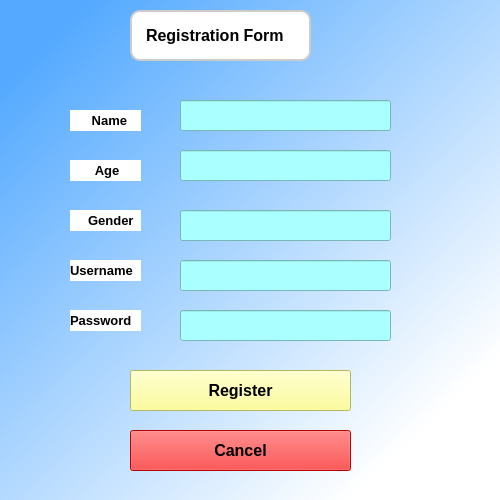
<?xml version="1.0" encoding="UTF-8"?>
<ui version="4.0">
 <class>Form</class>
 <widget class="QWidget" name="Form">
  <property name="geometry">
   <rect>
    <x>0</x>
    <y>0</y>
    <width>500</width>
    <height>500</height>
   </rect>
  </property>
  <property name="windowTitle">
   <string>Form</string>
  </property>
  <property name="styleSheet">
   <string notr="true">background-color:qlineargradient(spread:pad, x1:0.0903955, y1:0.091, x2:0.831, y2:0.875, stop:0 rgba(85, 170, 255, 255), stop:1 rgba(255, 255, 255, 255))</string>
  </property>
  <widget class="QLabel" name="label">
   <property name="geometry">
    <rect>
     <x>130</x>
     <y>10</y>
     <width>181</width>
     <height>51</height>
    </rect>
   </property>
   <property name="font">
    <font>
     <pointsize>12</pointsize>
     <weight>75</weight>
     <bold>true</bold>
    </font>
   </property>
   <property name="styleSheet">
    <string notr="true">border: 2px solid #ccc; /* Add your desired border style */
background-color: rgb(85, 255, 255);
background-color: rgb(170, 255, 255);
      border-radius: 10px;   /* Adjust the radius to control the curvature */
      padding: 10px;
      width: 200px;   background-color: rgb(255, 255, 255);</string>
   </property>
   <property name="text">
    <string>Registration Form</string>
   </property>
  </widget>
  <widget class="QLabel" name="label_3">
   <property name="geometry">
    <rect>
     <x>70</x>
     <y>260</y>
     <width>71</width>
     <height>21</height>
    </rect>
   </property>
   <property name="font">
    <font>
     <pointsize>10</pointsize>
     <weight>75</weight>
     <bold>true</bold>
    </font>
   </property>
   <property name="styleSheet">
    <string notr="true">background-color: rgb(255, 255, 255);</string>
   </property>
   <property name="text">
    <string>Username</string>
   </property>
  </widget>
  <widget class="QLineEdit" name="lineEdit">
   <property name="geometry">
    <rect>
     <x>180</x>
     <y>100</y>
     <width>211</width>
     <height>31</height>
    </rect>
   </property>
   <property name="styleSheet">
    <string notr="true">background-color: rgb(170, 255, 255);</string>
   </property>
  </widget>
  <widget class="QLabel" name="label_4">
   <property name="geometry">
    <rect>
     <x>70</x>
     <y>310</y>
     <width>71</width>
     <height>21</height>
    </rect>
   </property>
   <property name="font">
    <font>
     <pointsize>10</pointsize>
     <weight>75</weight>
     <bold>true</bold>
    </font>
   </property>
   <property name="styleSheet">
    <string notr="true">background-color: rgb(255, 255, 255);</string>
   </property>
   <property name="text">
    <string>Password</string>
   </property>
  </widget>
  <widget class="QLineEdit" name="lineEdit_2">
   <property name="geometry">
    <rect>
     <x>180</x>
     <y>150</y>
     <width>211</width>
     <height>31</height>
    </rect>
   </property>
   <property name="styleSheet">
    <string notr="true">background-color: rgb(170, 255, 255);</string>
   </property>
  </widget>
  <widget class="QLabel" name="label_5">
   <property name="geometry">
    <rect>
     <x>70</x>
     <y>110</y>
     <width>71</width>
     <height>21</height>
    </rect>
   </property>
   <property name="font">
    <font>
     <pointsize>10</pointsize>
     <weight>75</weight>
     <bold>true</bold>
    </font>
   </property>
   <property name="styleSheet">
    <string notr="true">background-color: rgb(255, 255, 255);</string>
   </property>
   <property name="text">
    <string>      Name</string>
   </property>
  </widget>
  <widget class="QLabel" name="label_6">
   <property name="geometry">
    <rect>
     <x>70</x>
     <y>160</y>
     <width>71</width>
     <height>21</height>
    </rect>
   </property>
   <property name="font">
    <font>
     <pointsize>10</pointsize>
     <weight>75</weight>
     <bold>true</bold>
    </font>
   </property>
   <property name="styleSheet">
    <string notr="true">background-color: rgb(255, 255, 255);</string>
   </property>
   <property name="text">
    <string>       Age</string>
   </property>
  </widget>
  <widget class="QLabel" name="label_7">
   <property name="geometry">
    <rect>
     <x>70</x>
     <y>210</y>
     <width>71</width>
     <height>21</height>
    </rect>
   </property>
   <property name="font">
    <font>
     <pointsize>10</pointsize>
     <weight>75</weight>
     <bold>true</bold>
    </font>
   </property>
   <property name="styleSheet">
    <string notr="true">background-color: rgb(255, 255, 255);</string>
   </property>
   <property name="text">
    <string>     Gender</string>
   </property>
  </widget>
  <widget class="QLineEdit" name="lineEdit_3">
   <property name="geometry">
    <rect>
     <x>180</x>
     <y>210</y>
     <width>211</width>
     <height>31</height>
    </rect>
   </property>
   <property name="styleSheet">
    <string notr="true">background-color: rgb(170, 255, 255);</string>
   </property>
  </widget>
  <widget class="QLineEdit" name="lineEdit_4">
   <property name="geometry">
    <rect>
     <x>180</x>
     <y>260</y>
     <width>211</width>
     <height>31</height>
    </rect>
   </property>
   <property name="styleSheet">
    <string notr="true">background-color: rgb(170, 255, 255);</string>
   </property>
  </widget>
  <widget class="QLineEdit" name="lineEdit_5">
   <property name="geometry">
    <rect>
     <x>180</x>
     <y>310</y>
     <width>211</width>
     <height>31</height>
    </rect>
   </property>
   <property name="styleSheet">
    <string notr="true">background-color: rgb(170, 255, 255);</string>
   </property>
  </widget>
  <widget class="QPushButton" name="pushButton">
   <property name="geometry">
    <rect>
     <x>130</x>
     <y>370</y>
     <width>221</width>
     <height>41</height>
    </rect>
   </property>
   <property name="font">
    <font>
     <pointsize>12</pointsize>
     <weight>75</weight>
     <bold>true</bold>
    </font>
   </property>
   <property name="styleSheet">
    <string notr="true">background-color: rgb(255, 255, 127);</string>
   </property>
   <property name="text">
    <string>Register</string>
   </property>
  </widget>
  <widget class="QPushButton" name="pushButton_2">
   <property name="geometry">
    <rect>
     <x>130</x>
     <y>430</y>
     <width>221</width>
     <height>41</height>
    </rect>
   </property>
   <property name="font">
    <font>
     <pointsize>12</pointsize>
     <weight>75</weight>
     <bold>true</bold>
    </font>
   </property>
   <property name="styleSheet">
    <string notr="true">background-color: rgb(255, 255, 127);
background-color: rgb(255, 0, 0);</string>
   </property>
   <property name="text">
    <string>Cancel</string>
   </property>
  </widget>
 </widget>
 <resources/>
 <connections/>
</ui>
